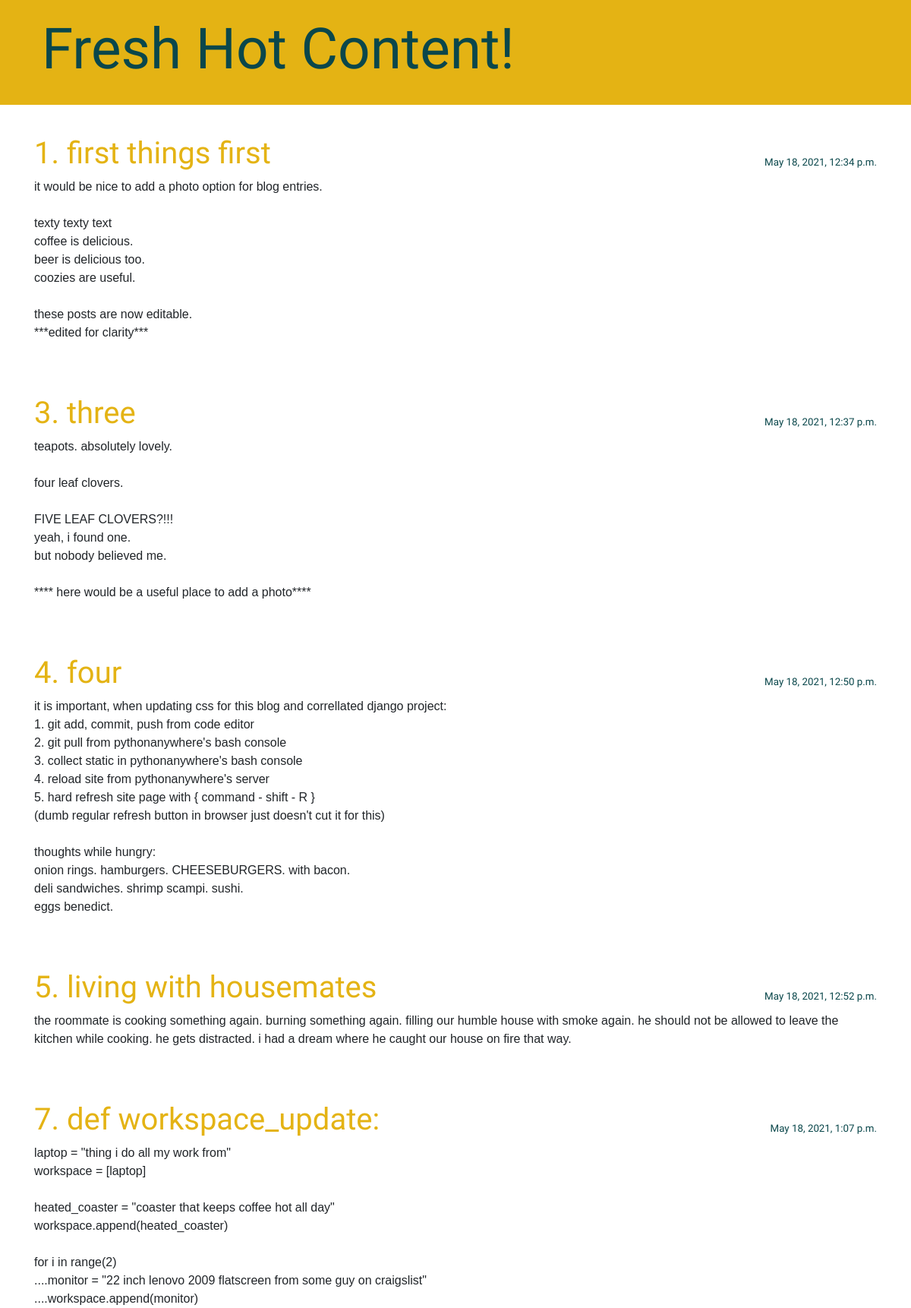
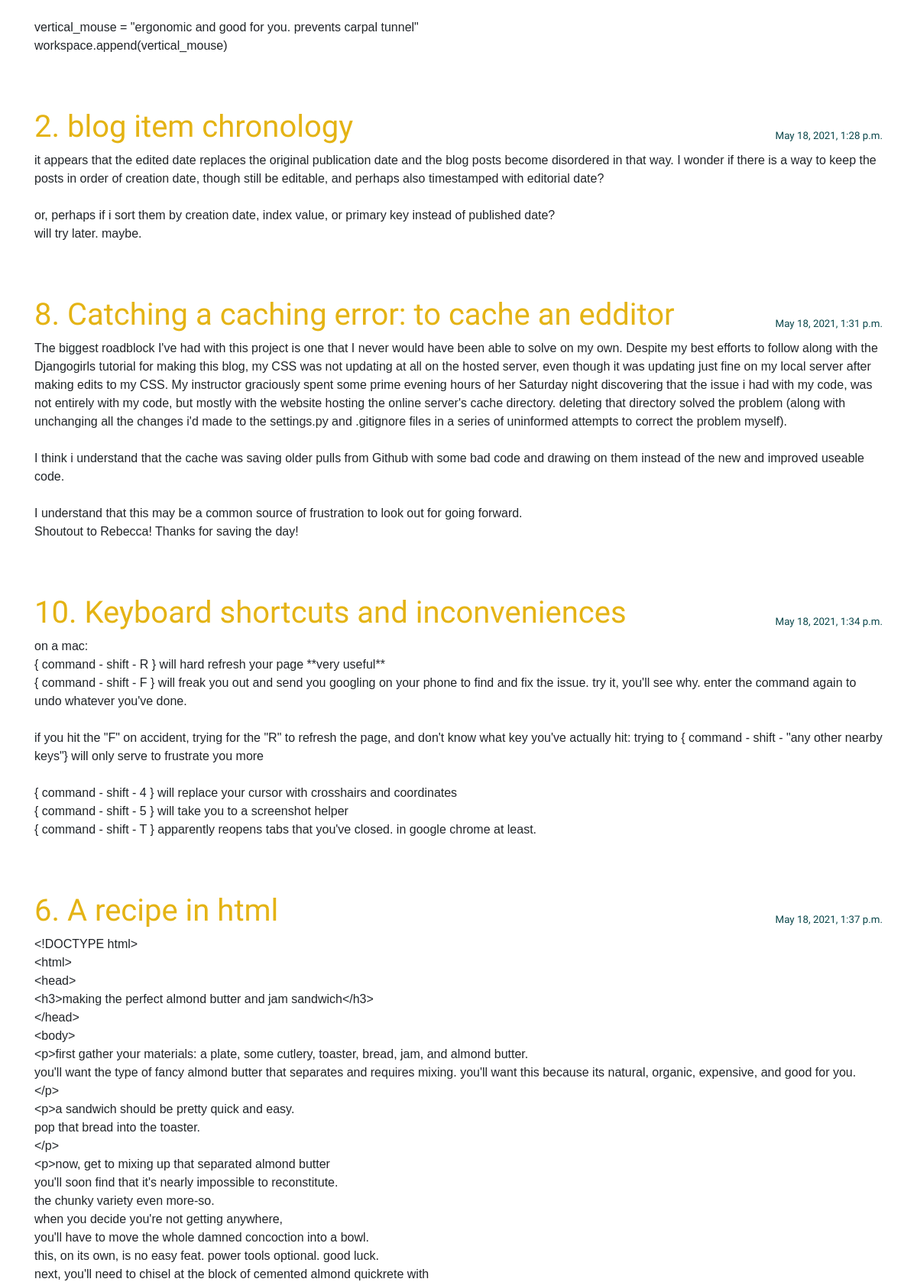
The page / (upper part) on the database its author committed (2 pictures, top to bottom).
### blog/models.py (models this page shows, shortened)
class Post(models.Model):
    author = models.ForeignKey(settings.AUTH_USER_MODEL, on_delete=models.CASCADE)
    title = models.CharField(max_length=200)
    text = models.TextField()
    created_date = models.DateTimeField(default=timezone.now)
    published_date = models.DateTimeField(blank=True, null=True)

### blog/views.py (the view)
# urls.py: path('', views.post_list, name = 'post_list'),
def post_list(request):
    posts = Post.objects.filter(published_date__lte=timezone.now()).order_by("published_date")
    return render(request, "blog/post_list.html", {"posts":posts})

### blog/templates/blog/post_list.html
{% extends 'blog/base.html' %}
{% block content %}
    {% for post in posts %}
        <article class="post">
            <time class="date">
                {{ post.published_date }}
            </time>
            <h1><a href="{% url 'post_detail' pk=post.pk %}">{{ post.title }}</a></h1>
            <p>{{ post.text|linebreaksbr }}</p>
        </article>
    {% endfor %}
{% endblock %}

### blog/static/css/blog.css (style rules this page uses)
h1, h2, h3, h4 { font-family: 'Lobster', cursive; }
.date { color: #0a474b; font-size: 10pt; font-family: 'Lobster', cursive; }
.post { margin-bottom: 70px; font-family: 'Arial Black', sans-serif; }
.post h1 a, .post h1 a:visited { color: #e4b314; }
.post > .date, .post > .actions { float: right; margin-top: 26px; }

### rows shown on the page
Post: published_date "May 18, 2021, 12:34 p.m.", title "1. first things first", text "it would be nice to add a photo option for blog entries. texty texty text coffee is delicious. beer is delicious too. coozies are useful. these posts are now editable. ***edited for clarity***"
Post: published_date "May 18, 2021, 12:37 p.m.", title "3. three", text "teapots. absolutely lovely. four leaf clovers. FIVE LEAF CLOVERS?!!! yeah, i found one. but nobody believed me. **** here would be a useful place to add a photo****"
Post: published_date "May 18, 2021, 12:50 p.m.", title "4. four", text "it is important, when updating css for this blog and correllated django project: 1. git add, commit, push from code editor 2. git pull from pythonanywhere's bash console 3. collect static in pythonanywhere's bash console 4. reload site from pythonanywhere's server 5. hard refresh site page with { command - shift - R } (dumb regular refresh button in browser just doesn't cut it for this) thoughts while hungry: onion rings. hamburgers. CHEESEBURGERS. with bacon. deli sandwiches. shrimp scampi. sushi. eggs benedict."
Post: published_date "May 18, 2021, 12:52 p.m.", title "5. living with housemates", text "the roommate is cooking something again. burning something again. filling our humble house with smoke again. he should not be allowed to leave the kitchen while cooking. he gets distracted. i had a dream where he caught our house on fire that way."
Post: published_date "May 18, 2021, 1:07 p.m.", title "7. def workspace_update:", text "laptop = \"thing i do all my work from\" workspace = [laptop] heated_coaster = \"coaster that keeps coffee hot all day\" workspace.append(heated_coaster) for i in range(2) ....monitor = \"22 inch lenovo 2009 flatscreen from some guy on craigslist\" ....workspace.append(monitor) vertical_mouse = \"ergonomic and good for you. prevents carpal tunnel\" workspace.append(vertical_mouse)"
Post: published_date "May 18, 2021, 1:28 p.m.", title "2. blog item chronology", text "it appears that the edited date replaces the original publication date and the blog posts become disordered in that way. I wonder if there is a way to keep the posts in order of creation date, though still be editable, and perhaps also timestamped with editorial date? or, perhaps if i sort them by creation date, index value, or primary key instead of published date? will try later. maybe."
Post: published_date "May 18, 2021, 1:31 p.m.", title "8. Catching a caching error: to cache an edditor", text "The biggest roadblock I've had with this project is one that I never would have been able to solve on my own. Despite my best efforts to follow along with the Djangogirls tutorial for making this blog, my CSS was not updating at all on the hosted server, even though it was updating just fine on my local server after making edits to my CSS. My instructor graciously spent some prime evening hours of her Saturday night discovering that the issue i had with my code, was not entirely with my code, but mostly with the website hosting the online server's cache directory. deleting that directory solved the problem (along with unchanging all the changes i'd made to the settings.py and .gitignore…"
Post: published_date "May 18, 2021, 1:34 p.m.", title "10. Keyboard shortcuts and inconveniences", text "on a mac: { command - shift - R } will hard refresh your page **very useful** { command - shift - F } will freak you out and send you googling on your phone to find and fix the issue. try it, you'll see why. enter the command again to undo whatever you've done. if you hit the \"F\" on accident, trying for the \"R\" to refresh the page, and don't know what key you've actually hit: trying to { command - shift - \"any other nearby keys\"} will only serve to frustrate you more { command - shift - 4 } will replace your cursor with crosshairs and coordinates { command - shift - 5 } will take you to a screenshot helper { command - shift - T } apparently reopens tabs that you've closed. in google chrome…"
Post: published_date "May 18, 2021, 1:37 p.m.", title "6. A recipe in html", text "<!DOCTYPE html> <html> <head> <h3>making the perfect almond butter and jam sandwich</h3> </head> <body> <p>first gather your materials: a plate, some cutlery, toaster, bread, jam, and almond butter. you'll want the type of fancy almond butter that separates and requires mixing. you'll want this because its natural, organic, expensive, and good for you. </p> <p>a sandwich should be pretty quick and easy. pop that bread into the toaster. </p> <p>now, get to mixing up that separated almond butter you'll soon find that it's nearly impossible to reconstitute. the chunky variety even more-so. when you decide you're not getting anywhere, you'll have to move the whole damned concoction into a bowl.…"
